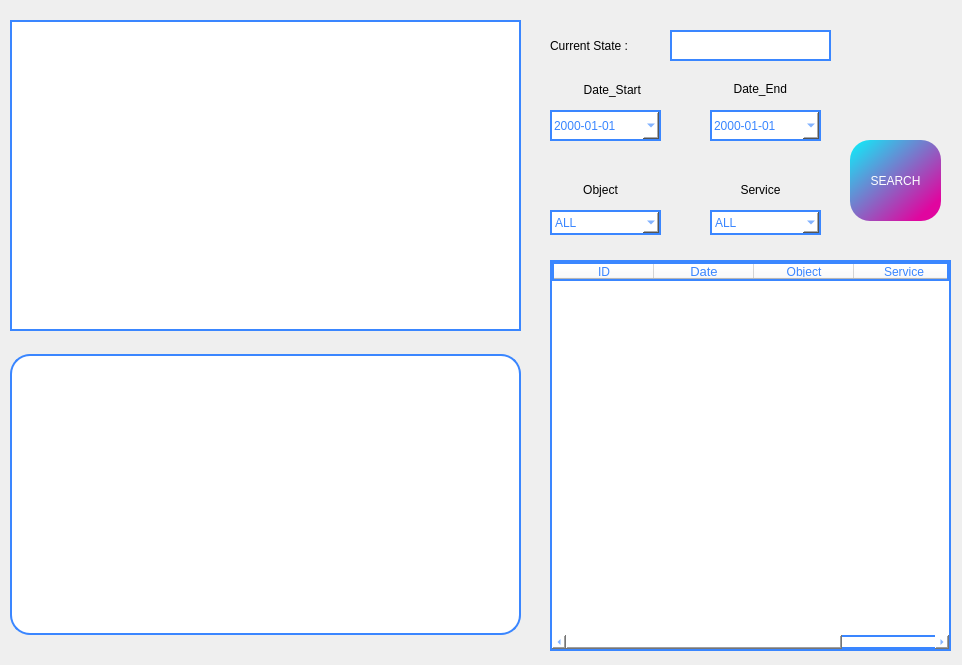
<?xml version="1.0" encoding="UTF-8"?>
<ui version="4.0">
 <class>MainWindow</class>
 <widget class="QMainWindow" name="MainWindow">
  <property name="geometry">
   <rect>
    <x>0</x>
    <y>0</y>
    <width>962</width>
    <height>665</height>
   </rect>
  </property>
  <property name="windowTitle">
   <string>MainWindow</string>
  </property>
  <widget class="QWidget" name="centralwidget">
   <widget class="QLabel" name="camera_label">
    <property name="geometry">
     <rect>
      <x>10</x>
      <y>20</y>
      <width>511</width>
      <height>311</height>
     </rect>
    </property>
    <property name="styleSheet">
     <string notr="true">color: rgb(58, 134, 255);
	background-color: white;
	border: 2px solid rgb(58, 134, 255);
</string>
    </property>
    <property name="text">
     <string/>
    </property>
   </widget>
   <widget class="QLabel" name="label">
    <property name="geometry">
     <rect>
      <x>550</x>
      <y>30</y>
      <width>111</width>
      <height>31</height>
     </rect>
    </property>
    <property name="styleSheet">
     <string notr="true"/>
    </property>
    <property name="text">
     <string>Current State :</string>
    </property>
   </widget>
   <widget class="QLabel" name="map_label">
    <property name="geometry">
     <rect>
      <x>10</x>
      <y>354</y>
      <width>511</width>
      <height>281</height>
     </rect>
    </property>
    <property name="styleSheet">
     <string notr="true">color: rgb(58, 134, 255);
	background-color: white;
	border: 2px solid rgb(58, 134, 255);
	border-radius: 20px;</string>
    </property>
    <property name="text">
     <string/>
    </property>
   </widget>
   <widget class="QTableWidget" name="dbTable">
    <property name="geometry">
     <rect>
      <x>550</x>
      <y>260</y>
      <width>401</width>
      <height>391</height>
     </rect>
    </property>
    <property name="styleSheet">
     <string notr="true">color: rgb(58, 134, 255);
	background-color: white;
	border: 2px solid rgb(58, 134, 255);
</string>
    </property>
    <property name="frameShape">
     <enum>QFrame::NoFrame</enum>
    </property>
    <column>
     <property name="text">
      <string>ID</string>
     </property>
    </column>
    <column>
     <property name="text">
      <string>Date</string>
     </property>
     <property name="font">
      <font>
       <pointsize>10</pointsize>
      </font>
     </property>
    </column>
    <column>
     <property name="text">
      <string>Object</string>
     </property>
    </column>
    <column>
     <property name="text">
      <string>Service</string>
     </property>
    </column>
   </widget>
   <widget class="QDateEdit" name="dateStart">
    <property name="geometry">
     <rect>
      <x>550</x>
      <y>110</y>
      <width>111</width>
      <height>31</height>
     </rect>
    </property>
    <property name="styleSheet">
     <string notr="true">color: rgb(58, 134, 255);
	background-color: white;
	border: 2px solid rgb(58, 134, 255);
	border-radius: 20px;</string>
    </property>
    <property name="displayFormat">
     <string>yyyy-MM-dd</string>
    </property>
    <property name="calendarPopup">
     <bool>true</bool>
    </property>
   </widget>
   <widget class="QDateEdit" name="dateEnd">
    <property name="geometry">
     <rect>
      <x>710</x>
      <y>110</y>
      <width>111</width>
      <height>31</height>
     </rect>
    </property>
    <property name="styleSheet">
     <string notr="true">color: rgb(58, 134, 255);
	background-color: white;
	border: 2px solid rgb(58, 134, 255);
	border-radius: 20px;</string>
    </property>
    <property name="currentSection">
     <enum>QDateTimeEdit::YearSection</enum>
    </property>
    <property name="displayFormat">
     <string>yyyy-MM-dd</string>
    </property>
    <property name="calendarPopup">
     <bool>true</bool>
    </property>
   </widget>
   <widget class="QLabel" name="end">
    <property name="geometry">
     <rect>
      <x>720</x>
      <y>80</y>
      <width>67</width>
      <height>17</height>
     </rect>
    </property>
    <property name="text">
     <string>Date_End</string>
    </property>
    <property name="alignment">
     <set>Qt::AlignRight|Qt::AlignTrailing|Qt::AlignVCenter</set>
    </property>
   </widget>
   <widget class="QLabel" name="start">
    <property name="geometry">
     <rect>
      <x>560</x>
      <y>80</y>
      <width>81</width>
      <height>20</height>
     </rect>
    </property>
    <property name="text">
     <string>Date_Start</string>
    </property>
    <property name="alignment">
     <set>Qt::AlignRight|Qt::AlignTrailing|Qt::AlignVCenter</set>
    </property>
   </widget>
   <widget class="QPushButton" name="search_btn">
    <property name="geometry">
     <rect>
      <x>850</x>
      <y>140</y>
      <width>91</width>
      <height>81</height>
     </rect>
    </property>
    <property name="styleSheet">
     <string notr="true">QPushButton{
	color: white;
	background-color: qlineargradient(spread:pad, x1:0, y1:0, x2:0.857143, y2:0.857955, stop:0 rgba(10, 242, 251, 255), stop:1 rgba(224, 6, 159, 255));
	border-radius: 20px;
}</string>
    </property>
    <property name="text">
     <string>SEARCH</string>
    </property>
   </widget>
   <widget class="QLabel" name="start_2">
    <property name="geometry">
     <rect>
      <x>560</x>
      <y>180</y>
      <width>81</width>
      <height>20</height>
     </rect>
    </property>
    <property name="text">
     <string>Object</string>
    </property>
    <property name="alignment">
     <set>Qt::AlignCenter</set>
    </property>
   </widget>
   <widget class="QLabel" name="start_3">
    <property name="geometry">
     <rect>
      <x>720</x>
      <y>180</y>
      <width>81</width>
      <height>20</height>
     </rect>
    </property>
    <property name="text">
     <string>Service</string>
    </property>
    <property name="alignment">
     <set>Qt::AlignCenter</set>
    </property>
   </widget>
   <widget class="QComboBox" name="Object">
    <property name="geometry">
     <rect>
      <x>550</x>
      <y>210</y>
      <width>111</width>
      <height>25</height>
     </rect>
    </property>
    <property name="styleSheet">
     <string notr="true">color: rgb(58, 134, 255);
	background-color: white;
	border: 2px solid rgb(58, 134, 255);
	border-radius: 20px;</string>
    </property>
    <item>
     <property name="text">
      <string>ALL</string>
     </property>
    </item>
    <item>
     <property name="text">
      <string>피라미드</string>
     </property>
    </item>
    <item>
     <property name="text">
      <string>나폴레옹</string>
     </property>
    </item>
    <item>
     <property name="text">
      <string>스핑크스</string>
     </property>
    </item>
    <item>
     <property name="text">
      <string>오벨리스크</string>
     </property>
    </item>
    <item>
     <property name="text">
      <string>람세스</string>
     </property>
    </item>
    <item>
     <property name="text">
      <string>오시리스</string>
     </property>
    </item>
   </widget>
   <widget class="QComboBox" name="Service">
    <property name="geometry">
     <rect>
      <x>710</x>
      <y>210</y>
      <width>111</width>
      <height>25</height>
     </rect>
    </property>
    <property name="styleSheet">
     <string notr="true">color: rgb(58, 134, 255);
	background-color: white;
	border: 2px solid rgb(58, 134, 255);
	border-radius: 20px;</string>
    </property>
    <item>
     <property name="text">
      <string>ALL</string>
     </property>
    </item>
    <item>
     <property name="text">
      <string>guide</string>
     </property>
    </item>
    <item>
     <property name="text">
      <string>comeback</string>
     </property>
    </item>
    <item>
     <property name="text">
      <string>description</string>
     </property>
    </item>
   </widget>
   <widget class="QLabel" name="state_label">
    <property name="geometry">
     <rect>
      <x>670</x>
      <y>30</y>
      <width>161</width>
      <height>31</height>
     </rect>
    </property>
    <property name="styleSheet">
     <string notr="true">color: rgb(58, 134, 255);
	background-color: white;
	border: 2px solid rgb(58, 134, 255);
	border-radius: 20px;</string>
    </property>
    <property name="text">
     <string/>
    </property>
    <property name="alignment">
     <set>Qt::AlignRight|Qt::AlignTrailing|Qt::AlignVCenter</set>
    </property>
   </widget>
  </widget>
 </widget>
 <resources/>
 <connections/>
</ui>
